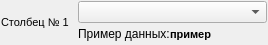
<?xml version="1.0" encoding="UTF-8"?>
<ui version="4.0">
 <class>FrameImportColumn</class>
 <widget class="QWidget" name="FrameImportColumn">
  <property name="geometry">
   <rect>
    <x>0</x>
    <y>0</y>
    <width>268</width>
    <height>45</height>
   </rect>
  </property>
  <property name="minimumSize">
   <size>
    <width>0</width>
    <height>45</height>
   </size>
  </property>
  <property name="windowTitle">
   <string>Form</string>
  </property>
  <layout class="QGridLayout" name="gridLayout">
   <property name="leftMargin">
    <number>1</number>
   </property>
   <property name="topMargin">
    <number>1</number>
   </property>
   <property name="rightMargin">
    <number>1</number>
   </property>
   <property name="bottomMargin">
    <number>1</number>
   </property>
   <property name="horizontalSpacing">
    <number>9</number>
   </property>
   <property name="verticalSpacing">
    <number>1</number>
   </property>
   <item row="0" column="0" rowspan="2">
    <widget class="QLabel" name="labelColumnName">
     <property name="font">
      <font>
       <pointsize>8</pointsize>
       <weight>50</weight>
       <bold>false</bold>
      </font>
     </property>
     <property name="text">
      <string>Столбец № 1</string>
     </property>
    </widget>
   </item>
   <item row="0" column="1">
    <widget class="QComboBox" name="comboBox">
     <property name="sizePolicy">
      <sizepolicy hsizetype="Expanding" vsizetype="Fixed">
       <horstretch>0</horstretch>
       <verstretch>0</verstretch>
      </sizepolicy>
     </property>
     <property name="minimumSize">
      <size>
       <width>0</width>
       <height>20</height>
      </size>
     </property>
    </widget>
   </item>
   <item row="1" column="1">
    <layout class="QHBoxLayout" name="horizontalLayout">
     <item>
      <widget class="QLabel" name="label_2">
       <property name="sizePolicy">
        <sizepolicy hsizetype="Maximum" vsizetype="Preferred">
         <horstretch>0</horstretch>
         <verstretch>0</verstretch>
        </sizepolicy>
       </property>
       <property name="text">
        <string>Пример данных:</string>
       </property>
      </widget>
     </item>
     <item>
      <widget class="QLabel" name="labelColumnSample">
       <property name="minimumSize">
        <size>
         <width>0</width>
         <height>13</height>
        </size>
       </property>
       <property name="font">
        <font>
         <pointsize>8</pointsize>
         <weight>75</weight>
         <bold>true</bold>
        </font>
       </property>
       <property name="text">
        <string>пример</string>
       </property>
      </widget>
     </item>
    </layout>
   </item>
  </layout>
 </widget>
 <resources/>
 <connections/>
</ui>
